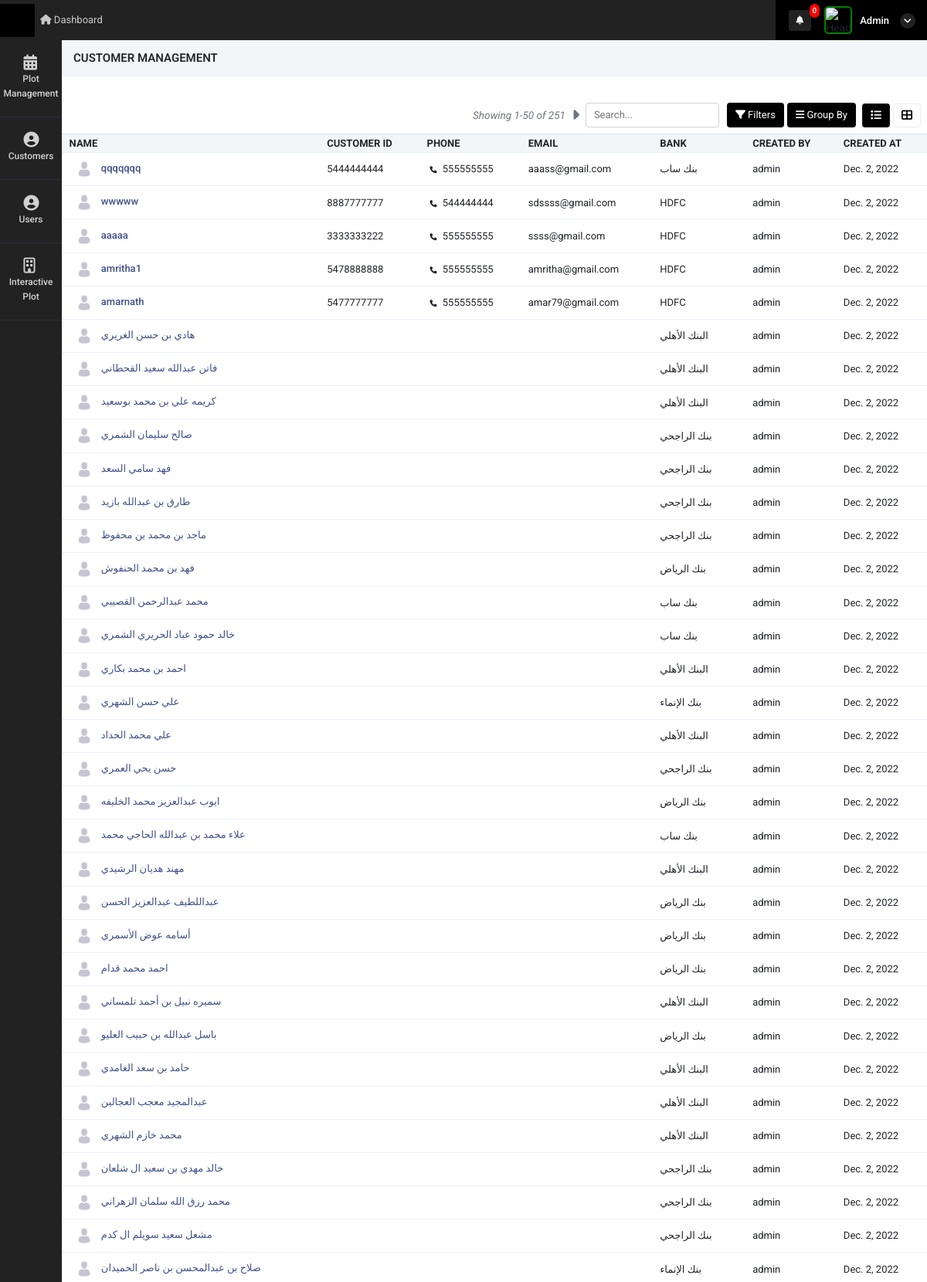
Page /customer_management (signed in, upper part) on the committed database.
### super_admin/models.py (models this page shows)
class common(models.Model):  # COMM0N
    dt = models.DateField(auto_now=True)
    tm = models.TimeField(auto_now=True)
    updated = models.DateTimeField(default=timezone.now)
    status = models.CharField(max_length=255, null=True)
    class Meta:
        abstract = True

class Customer_details(common):
    name =  models.CharField(max_length=255,null=True)
    phone = models.CharField(max_length=255,null=True)
    customer_email = models.CharField(max_length=255,null=True)
    customer_id = models.CharField(max_length=255,null=True)
    bank =  models.CharField(max_length=255,null=True)
    created_by = models.ForeignKey(User,on_delete=models.CASCADE,related_name="Customer_details_created_by", null=True)
    customer_type = models.CharField(max_length=255,choices=customer_comapny_type,null=True)
    company_name =  models.CharField(max_length=255,null=True)
    street1 =  models.CharField(max_length=255,null=True)
    street2 =  models.CharField(max_length=255,null=True)
    city =  models.CharField(max_length=255,null=True)
    satte =  models.CharField(max_length=255,null=True)
    zip =  models.CharField(max_length=255,null=True)
    email =  models.CharField(max_length=255,null=True)
    customer_doc_id = models.FileField(upload_to="customer_document",null=True)
    contract_certi = models.FileField(upload_to="customer_document",null=True)
    tax_certificate  = models.FileField(upload_to="customer_document",null=True)
    other_document = models.FileField(upload_to="customer_document",null=True)
    bank_relation_id = models.ForeignKey(Bank_details,on_delete=models.CASCADE,related_name="Customer_details_Bank_details_id", null=True)
    profile_pic = models.FileField(upload_to="customer_document",null=True)
    customer_doc_id_update_dt = models.DateField(null=True)
    contract_certi_update_dt = models.DateField(null=True)
    tax_certificate_update_dt = models.DateField(null=True)
    other_document_update_dt = models.DateField(null=True)
    customer_doc_id_extesion = models.CharField(max_length=255,null=True)
    contract_certi_extesion = models.CharField(max_length=255,null=True)
    tax_certificate_extesion = models.CharField(max_length=255,null=True)
    other_document_extesion = models.CharField(max_length=255,null=True)
    customer_doc_id_name = models.CharField(max_length=255,null=True)
    contract_certi_name = models.CharField(max_length=255,null=True)
    tax_certificate_name = models.CharField(max_length=255,null=True)
    other_document_name = models.CharField(max_length=255,null=True)

### super_admin/decorators.py (the view, shortened to what this page needs)
        def _wrapped_view(request):
            try:
                uid = user_Details.objects.get(auth_user=request.user.id)
            except:
                pass
            if request.user.is_staff:
                return func(request)
            else:
                return HttpResponse("Invalid")

### super_admin/templates/super_admin/customer_management.html (shortened to what this page needs)
{% extends "super_admin/base10.html" %}
{% load static %}
{% block content %}
<div class="container-fluid px-0">
    <div class="row">
        <div class="col-12 buttns">
            <h5>Customer Management</h5>
        </div>
    </div>
</div>
<div class="container-fluid mt-4 px-0">
    <div class="tab-content">
        <div class="tab-content contnt" id="demo_result_employee">
        <div class="tab-pane active" id="home1" role="tabpanel">
            <div class="d-flex align-items-center justify-content-between px-2">
                <div class="col-md-4 px-0">
                </div>
                <div class="d-flex align-items-center">
                    <span class="text-muted d-flex align-items-center">
                        <i class="text-muted" style="font-size: 13.5px;">Showing
                            {{ page_obj.start_index }}-{{ page_obj.end_index }} of {{ page_obj.paginator.count }}</i>
                        {% if page_obj.has_next %}
                        <a class="next_page_action"
                            data-url="next_page_action_url_Customer_details?page={{page_obj.next_page_number}}"
                            style="color: black;" href="#"><i
                                class="fas fa-caret-right ml-2 pagintn text-muted pagination_add"
                                style="font-size: 20px;margin-top: 3px;"></i></a>
                        {% endif %}
                    </span>
                    <input type="text" class="form-cont ml-2" placeholder="Search..." autocomplete="off" id="search_value"
                    value="" onkeyup="myFunction()">
                    <div class="dropdown btn-group fitr">
                        <button type="button" class="btn btn-prim dropdown-toggle" data-toggle="dropdown">
                            <i class="fas fa-filter"></i>
                            Filters
                        </button>
                    </div>
                    <div class="dropdown btn-group grpby">
                        <button type="button" class="btn btn-prim mx-1 dropdown-toggle" data-toggle="dropdown"> <i
                                class="fas fa-bars"></i>
                            Group By
                        </button>
                    </div>
                    <ul class="nav nav-tabs nav-ta" role="tablist">
                        <li class="nav-item mx-1">
                            <a class="nav-link kan-tab active" data-toggle="tab" href="#ho" role="tab"
                                aria-selected="false">
                                <i class="fas fa-list"></i>
                            </a>
                        </li>
                        <li class="nav-item">
                            <a class="nav-link kan-tab" data-toggle="tab" href="#pro" role="tab" aria-selected="false">
                                <i class="fas fa-th-large"></i>
                            </a>
                        </li>
                    </ul>
                </div>
            </div>
            <div class="tab-content">
                <div class="tab-pane active" id="ho" role="tabpanel">
                    <div class="table-responsive mb-1  mt-2">
                        <table class="table table-nowrap align-middle user_table"  id="orderTable">
                            <thead class="table-light">
                                <tr class="text-uppercase">
                                    <th class="sort" data-sort="customer_name">
                                        Name</th>
                                    <th class="sort" data-sort="date">Customer ID</th>
                                    <th class="sort" data-sort="date">Phone</th>
                                    <th class="sort" data-sort="date">Email</th>
                                    <th class="sort" data-sort="company">
                                        Bank
                                    </th>
                                    <th class="sort" data-sort="company">
                                        Created By
                                    </th>
                                    <th class="sort" data-sort="company">
                                        Created At
                                    </th>
                                </tr>
                            </thead>
                            <tbody class="list form-check-all append_search_result">
                                {% for i in page_obj %}
                                <tr>
                                    {% if i.profile_pic == '' %}
                                    <td class="id"><img style="width:30px;    border-radius: 50%;" src="{% static 'adminicon.jpg' %}" class="m-1"/><a href="customer_more_details?id={{i.id}}"
                                            class="fw-medium link-primary">&nbsp;{{i.name}}</a>
                                    </td>
                                    {% elif i.profile_pic == None %}
                                    <td class="id"><img style="width:30px;    border-radius: 50%;" src="{% static 'adminicon.jpg' %}" class="m-1"/><a href="customer_more_details?id={{i.id}}"
                                        class="fw-medium link-primary">&nbsp;{{i.name}}</a>
                                    </td>
                                    {% else %}
                                    <td class="id"><img style="width:30px;    border-radius: 50%;" src="./media/{{i.profile_pic}}" class="m-1"/><a href="customer_more_details?id={{i.id}}"
                                            class="fw-medium link-primary">&nbsp;{{i.name}}</a>
                                    </td>
                                    {% endif %}
                                    <td>
                                        {% if i.customer_id == None %}
                                        {% else %}
                                        {{i.customer_id}}
                                        {% endif %}
                                    </td>
                                    <td class="customer_name">
                                        {% if i.phone == None %}
                                        {% elif i.phone == '' %}
                                        {% else %}
                                        <i class="fa fa-phone m-1" style="font-size: 9px;"></i> {{i.phone}}
                                        {% endif %}
                                    </td>
                                    <td>
                                        {% if i.email == None %}
                                        {% elif i.email == '' %}
                                      {% else %}
                                      {{i.email}}
                                        {% endif %}
                                       </td>
                                    <td class="product_name">{{i.bank}}</td>
                                    <td class="date">
                                        {% if i.created_by == None %}
                                        {% else %}
                                        {{i.created_by}}
                                        {% endif %}
                                    </td>
                                    <td>
                                        {{i.dt}}
                                    </td>
                                </tr>
                                {% endfor %}
                            </tbody>
                        </table>
                    </div>
                </div>
            </div>
            <br>
            <br>
        </div>
    </div>
</div>
{% endblock %}

### super_admin/templates/super_admin/base10.html (shortened to what this page needs)
<!doctype html>
<html lang="en">
    {% load static %}
    {% load notification %}
<head>
    <link rel="stylesheet" href="{% static 'admin/css/morris.css' %}">
    <link href="{% static 'admin/css/bootstrap.min.css' %}" rel="stylesheet" type="text/css" />
    <link href="{% static 'admin/css/icons.css' %}" rel="stylesheet" type="text/css" />
    <link href="{% static 'admin/css/style.css' %}" rel="stylesheet" type="text/css" />
</head>
<body class="">
    <div id="wrapper">
        <div class="left side-menu">
            <div class="slimscroll-menu" id="remove-scroll">
                <div id="sidebar-menu" class="sidaber_menu">
                    <ul class="" id="side-menu">
                        {% if bank_nav == 1 %}
                        <li>    <a href="bank_master" class="splnav just_load_please"> <i class="fas fa-briefcase"></i>        <p>Bank Master</p>    </a></li>
                        <li>    <a href="plot_view_master" class="splnav just_load_please"> <i class="fas fa-briefcase"></i>        <p>Plot view Master</p>    </a></li>
                        {% else %}
                                                {% if request.user|get_nav_permission:"plot_management" %}
                                                <li>
                                                    <a class="splnav just_load_please" href="property_management"> <i class="fa fa-calendar"></i>
                                                        <p>Plot Management</p>
                                                    </a>
                                                </li>
                                                {% endif %}
                                                {% if request.user|get_user_type_action:"user_type" %}
                                                <li>
                                                    <a href="customer_management" class="splnav just_load_please"> <i class="fa fa-user-circle"></i>
                                                        <p>Customers </p>
                                                    </a>
                                                </li>
                                                {% endif %}
                                                {% if request.user|get_nav_permission:"user_management" %}
                                                <li>
                                                    <a href="user_management" class="splnav just_load_please"> <i class="fa fa-user-circle"></i>
                                                        <p>Users  </p>
                                                    </a>
                                                </li>
                                                {% endif %}
                                                <li>
                                                    <a href="plot" class="splnav just_load_please"> <i class="fa fa-building-o"></i>
                                                        <p>Interactive Plot</p>
                                                    </a>
                                                </li>
                                                {% endif %}
                    </ul>
                </div>
            </div>
        </div>
        <div class="content-page">
            <div class="topbar">
                <div class="navbar-header">
                    <div class="d-flex">
                        <div class="binance">
                        </div>
                    </div>
                    <ul class="navbar-nav1 bg-2 col">
                        <li class="nav-item d-none d-sm-inline-block">
                            <a href="home" class="nav-link"><i class="fa fa-home"></i> Dashboard</a>
                        </li>
                    </ul>
                    <div class="d-flex align-items-center icns">
                        <div class="dropdown topbar-head-dropdown ms-1 header-item">
                            <a href="view_all_activity">
                                <i class="fas fa-bell fs-icn">
                                    <span
                                        class="position-absolute topbar-badge fs-9 translate-middle badge rounded-pill bg-red">{{ request.user|get_notifications:"sss" }}</span></i>
                                    </a>
                        </div>
                        <div class="dropdown header-item topbar-user king button-drpdown">
                            <span class="d-flex align-items-center drpdown-toggle">
                                <img class="header-profile-user" src="{{ request.user|get_loginUsernameImage:"sss" }}" alt="Header Avatar">
                                <span class="text-start ms-xl-2">
                                    <span class="d-none d-xl-inline-block ms-1 fw-medium user-name-text">  {{request.user.username|title}}</span>
                                    <i class="pro-icn fa fa-angle-down"></i>
                                </span>
                            </span>
                        </div>
                    </div>
                </div>
            </div>
            <div class="content">
                {% block content %}
                {% endblock %}
            </div>
        </div>
    </div>
</body>
</html>

### rows in the picture
Customer_details: name "qqqqqqq", customer_id "5444444444", phone "555555555", email "aaass@gmail.com", bank "بنك ساب", created_by "admin", dt "Dec. 2, 2022"
Customer_details: name "wwwww", customer_id "8887777777", phone "544444444", email "sdssss@gmail.com", bank "HDFC", created_by "admin", dt "Dec. 2, 2022"
Customer_details: name "aaaaa", customer_id "3333333222", phone "555555555", email "ssss@gmail.com", bank "HDFC", created_by "admin", dt "Dec. 2, 2022"
Customer_details: name "amritha1", customer_id "5478888888", phone "555555555", email "amritha@gmail.com", bank "HDFC", created_by "admin", dt "Dec. 2, 2022"
Customer_details: name "amarnath", customer_id "5477777777", phone "555555555", email "amar79@gmail.com", bank "HDFC", created_by "admin", dt "Dec. 2, 2022"
Customer_details: name "هادي بن حسن الغريري", bank "البنك الأهلي", created_by "admin", dt "Dec. 2, 2022"
Customer_details: name "فاتن عبدالله سعيد القحطاني", bank "البنك الأهلي", created_by "admin", dt "Dec. 2, 2022"
Customer_details: name "كريمه علي بن محمد بوسعيد", bank "البنك الأهلي", created_by "admin", dt "Dec. 2, 2022"
Customer_details: name "صالح سليمان الشمري", bank "بنك الراجحي", created_by "admin", dt "Dec. 2, 2022"
Customer_details: name "فهد سامي السعد", bank "بنك الراجحي", created_by "admin", dt "Dec. 2, 2022"
Customer_details: name "طارق بن عبدالله بازيد", bank "بنك الراجحي", created_by "admin", dt "Dec. 2, 2022"
Customer_details: name "ماجد بن محمد بن محفوظ", bank "بنك الراجحي", created_by "admin", dt "Dec. 2, 2022"
Customer_details: name "فهد بن محمد الحنفوش", bank "بنك الرياض", created_by "admin", dt "Dec. 2, 2022"
Customer_details: name "محمد عبدالرحمن القصيبي", bank "بنك ساب", created_by "admin", dt "Dec. 2, 2022"
Customer_details: name "خالد حمود عباد الحريري الشمري", bank "بنك ساب", created_by "admin", dt "Dec. 2, 2022"
Customer_details: name "احمد بن محمد بكاري", bank "البنك الأهلي", created_by "admin", dt "Dec. 2, 2022"
Customer_details: name "علي حسن الشهري", bank "بنك الإنماء", created_by "admin", dt "Dec. 2, 2022"
Customer_details: name "علي محمد الحداد", bank "البنك الأهلي", created_by "admin", dt "Dec. 2, 2022"
Customer_details: name "حسن يحي العمري", bank "بنك الراجحي", created_by "admin", dt "Dec. 2, 2022"
Customer_details: name "ايوب عبدالعزيز محمد الخليفه", bank "بنك الرياض", created_by "admin", dt "Dec. 2, 2022"
Customer_details: name "علاء محمد بن عبدالله الحاجي محمد", bank "بنك ساب", created_by "admin", dt "Dec. 2, 2022"
Customer_details: name "مهند هديان الرشيدي", bank "البنك الأهلي", created_by "admin", dt "Dec. 2, 2022"
Customer_details: name "عبداللطيف عبدالعزيز الحسن", bank "بنك الرياض", created_by "admin", dt "Dec. 2, 2022"
Customer_details: name "أسامه عوض الأسمري", bank "بنك الرياض", created_by "admin", dt "Dec. 2, 2022"
Customer_details: name "احمد محمد قدام", bank "بنك الرياض", created_by "admin", dt "Dec. 2, 2022"
Customer_details: name "سميره نبيل بن أحمد تلمساني", bank "البنك الأهلي", created_by "admin", dt "Dec. 2, 2022"
Customer_details: name "باسل عبدالله بن حبيب العليو", bank "بنك الرياض", created_by "admin", dt "Dec. 2, 2022"
Customer_details: name "حامد بن سعد الغامدي", bank "البنك الأهلي", created_by "admin", dt "Dec. 2, 2022"
Customer_details: name "عبدالمجيد معجب العجالين", bank "البنك الأهلي", created_by "admin", dt "Dec. 2, 2022"
Customer_details: name "محمد خازم الشهري", bank "البنك الأهلي", created_by "admin", dt "Dec. 2, 2022"
Customer_details: name "خالد مهدي بن سعيد ال شلعان", bank "بنك الراجحي", created_by "admin", dt "Dec. 2, 2022"
Customer_details: name "محمد رزق الله سلمان الزهراني", bank "بنك الراجحي", created_by "admin", dt "Dec. 2, 2022"
Customer_details: name "مشعل سعيد سويلم ال كدم", bank "بنك الراجحي", created_by "admin", dt "Dec. 2, 2022"
Customer_details: name "صلاح بن عبدالمحسن بن ناصر الحميدان", bank "بنك الإنماء", created_by "admin", dt "Dec. 2, 2022"

### other values in the picture
{{ request.user|get_notifications:"sss" }} "0"
{{ request.user.username|title }} "Admin"
{{ page_obj.start_index }} "1"
{{ page_obj.end_index }} "50"
{{ page_obj.paginator.count }} "251"
